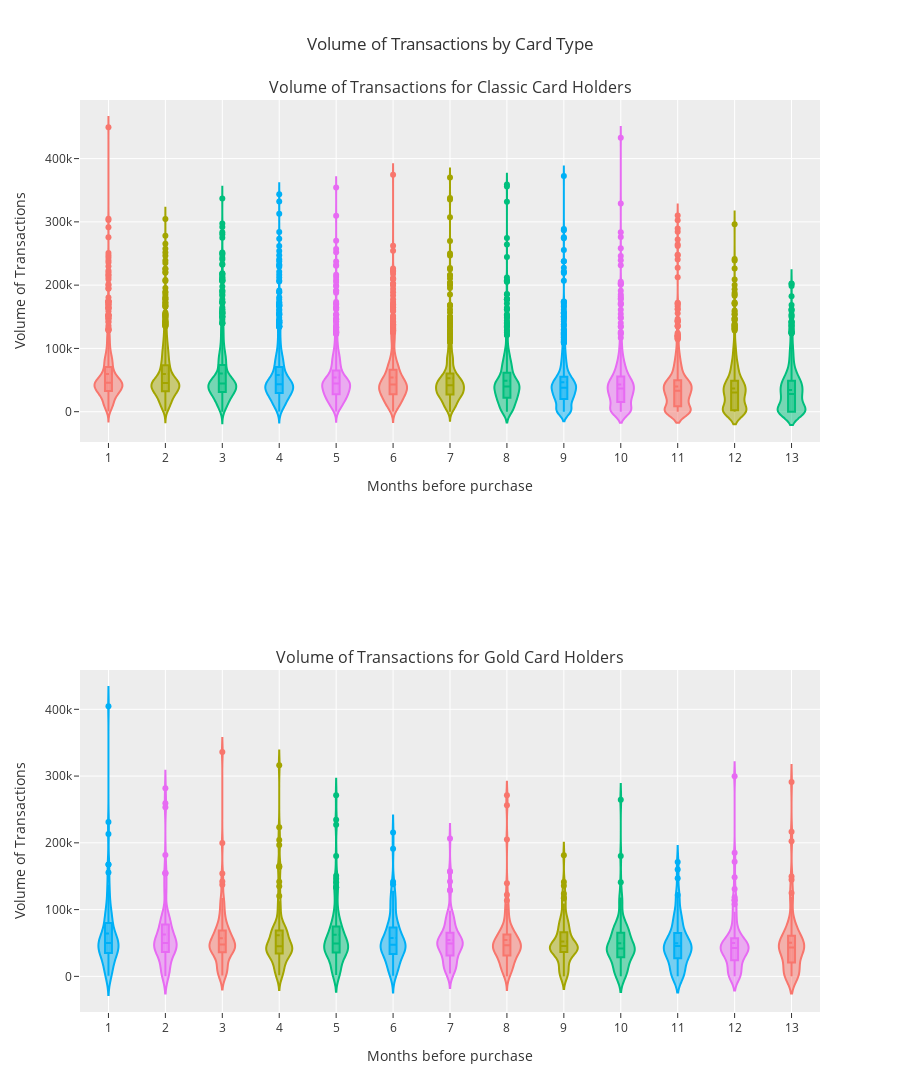

The cell this chart's notebook holds for it:
### Markdown cell above
### Volume before card purchase

### Code cell
fig = make_subplots(rows=2, cols=1, subplot_titles=('Volume of Transactions for Classic Card Holders', 'Volume of Transactions for Gold Card Holders'))

card_type_df = card_owners[card_owners['card_type'] == 'classic']
for col in [col for col in account_summary.columns if 'volume_month_diff_' in col]:
    month_num = col.split('_')[-1]
    fig.add_trace(go.Violin(
        x=[month_num]*card_type_df.shape[0],  # Use month number here
        y=card_type_df[col],
        name=month_num,  # Use month number as name
        box_visible=True,
        meanline_visible=True,
        showlegend=False
    ), row=1, col=1)

gold_card_type_df = card_owners[card_owners['card_type'] == 'gold']
for col in [col for col in account_summary.columns if 'volume_month_diff_' in col]:
    # Similarly, extract and use the month number
    month_num = col.split('_')[-1]
    fig.add_trace(go.Violin(
        x=[month_num]*gold_card_type_df.shape[0],
        y=gold_card_type_df[col],
        name=month_num,
        box_visible=True,
        meanline_visible=True,
        showlegend=False
    ), row=2, col=1)

fig.update_layout(
    title='Volume of Transactions by Card Type',
    xaxis_title='Months before purchase',
    xaxis2_title='Months before purchase',
    yaxis_title='Volume of Transactions',
    yaxis2_title='Volume of Transactions',
    height=1200
)

fig.show()
